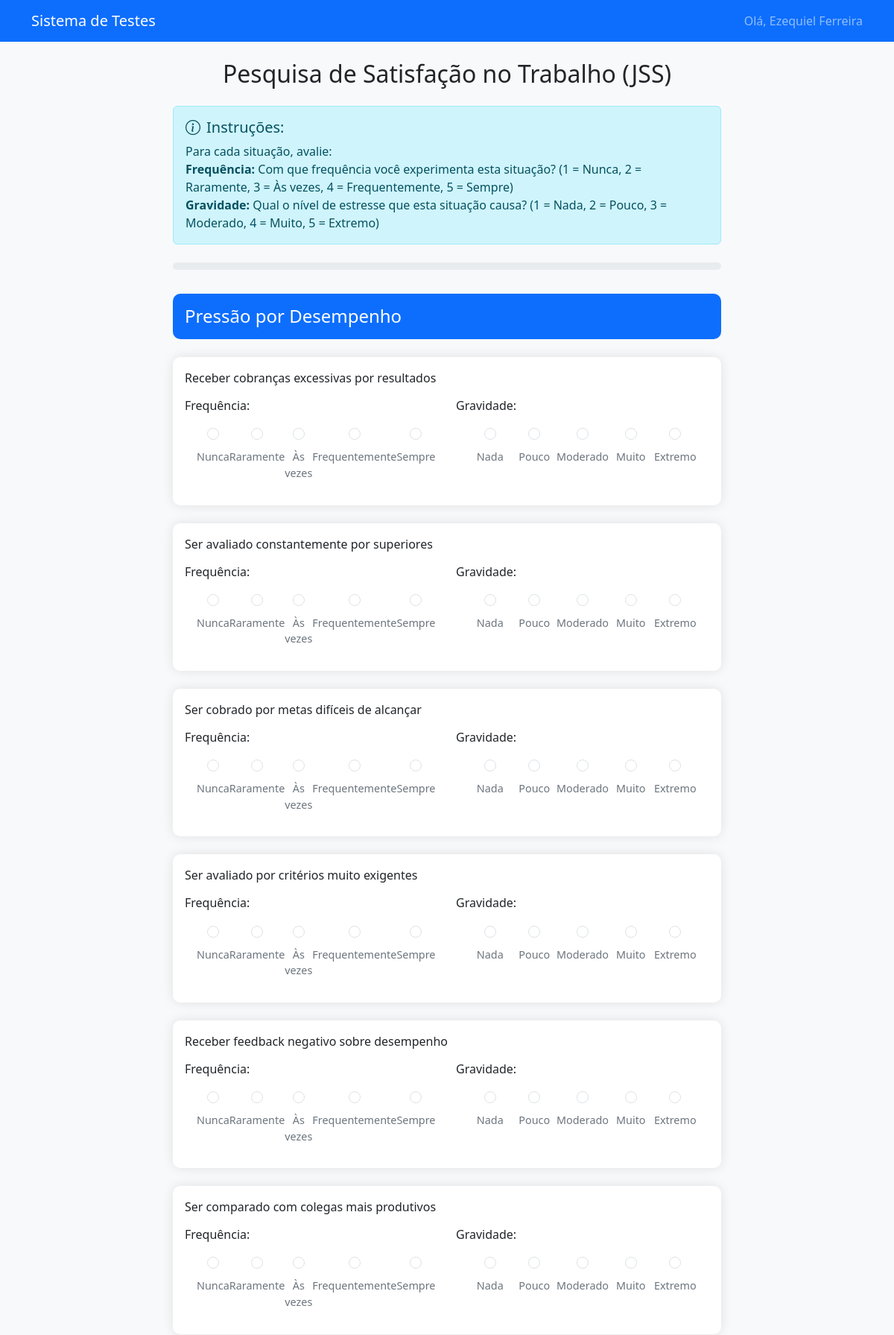
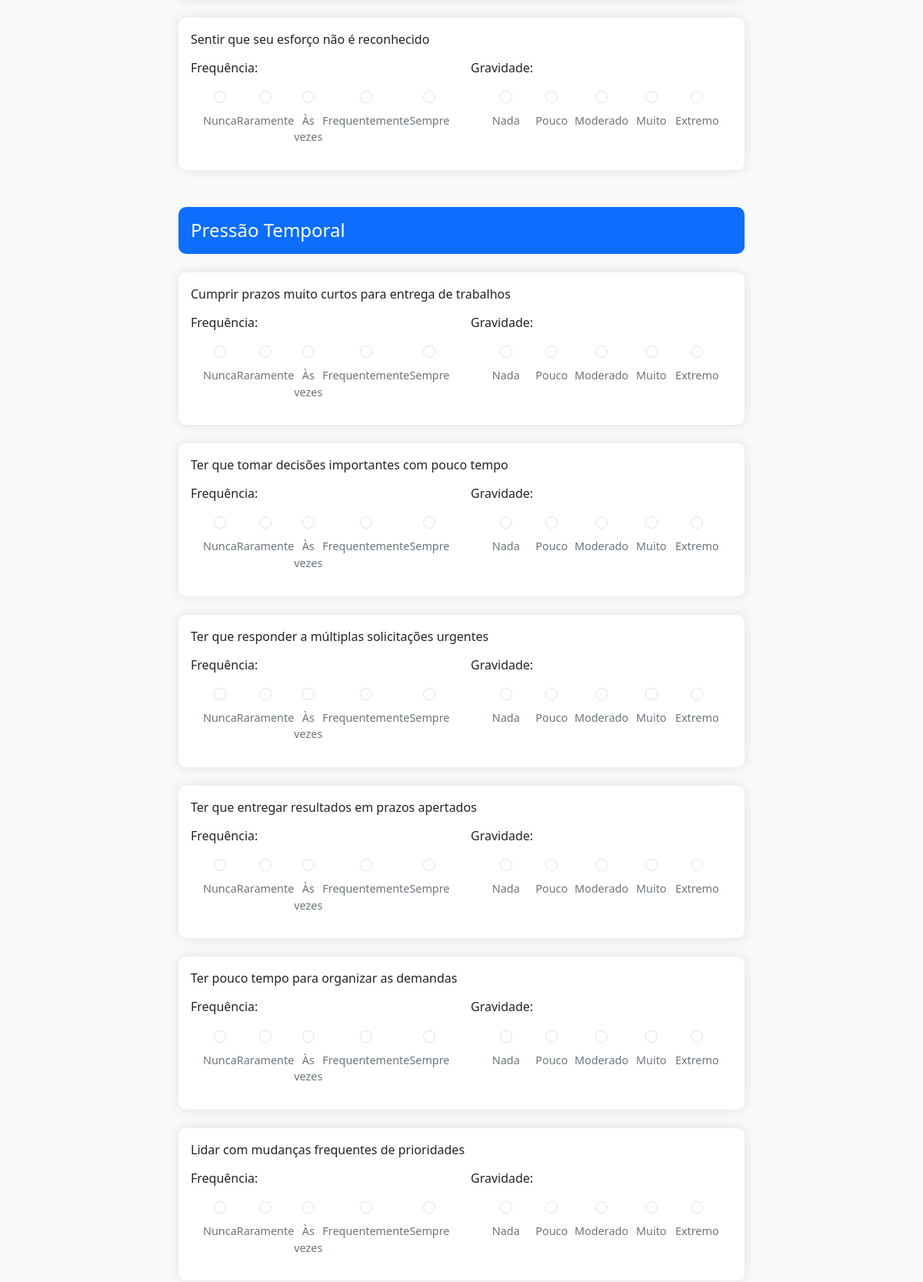
The page /tests/jss.php?id=60 (signed in, upper part) on the database its author committed (2 pictures, top to bottom).
### tables this page shows
CREATE TABLE `candidates` (
  `id` int(11) NOT NULL,
  `name` varchar(255) NOT NULL,
  `email` varchar(255) NOT NULL,
  `password` varchar(255) DEFAULT NULL,
  `cargo` varchar(255) DEFAULT NULL,
  `selector_id` int(11) NOT NULL,
  `created_at` timestamp NOT NULL DEFAULT CURRENT_TIMESTAMP
);

CREATE TABLE `jss_questions` (
  `id` int(11) NOT NULL,
  `question_text` text NOT NULL,
  `category` varchar(100) NOT NULL,
  `created_at` timestamp NOT NULL DEFAULT CURRENT_TIMESTAMP
);

### tests/jss.php (the view, shortened to what this page needs)
<?php
$auth = new Auth();
$auth->requireRole('candidate');
$db = getDbConnection();
$stmt = $db->prepare("
    SELECT c.*, u.name as selector_name
    FROM candidates c
    LEFT JOIN users u ON c.selector_id = u.id
    WHERE c.id = ?
");
$stmt->execute([$auth->getCurrentUserId()]);
$candidate = $stmt->fetch(PDO::FETCH_ASSOC);
$stmt = $db->prepare("SELECT * FROM jss_questions ORDER BY category, id");
$stmt->execute();
$questions = $stmt->fetchAll(PDO::FETCH_ASSOC);
$questionsByCategory = [];
foreach ($questions as $question) {
    $questionsByCategory[$question['category']][] = $question;
}
?>
<!DOCTYPE html>
<html lang="pt-BR">
<head>
    <link href="https://cdn.jsdelivr.net/npm/bootstrap@5.3.0/dist/css/bootstrap.min.css" rel="stylesheet">
    <link href="https://cdn.jsdelivr.net/npm/bootstrap-icons@1.7.2/font/bootstrap-icons.css" rel="stylesheet">
</head>
<body>
    <nav class="navbar navbar-expand-lg navbar-dark bg-primary">
        <div class="container">
            <a class="navbar-brand" href="../candidate_panel.php">Sistema de Testes</a>
            <span class="navbar-text">
                Olá, <?php echo htmlspecialchars($candidate['name']); ?>
            </span>
        </div>
    </nav>
    <div class="container my-4">
        <div class="row justify-content-center">
            <div class="col-lg-8">
                <h2 class="text-center mb-4">Pesquisa de Satisfação no Trabalho (JSS)</h2>
                <div class="alert alert-info mb-4">
                    <h5><i class="bi bi-info-circle me-2"></i>Instruções:</h5>
                    <p class="mb-0">
                        Para cada situação, avalie:
                        <br><strong>Frequência:</strong> Com que frequência você experimenta esta situação? (1 = Nunca, 2 = Raramente, 3 = Às vezes, 4 = Frequentemente, 5 = Sempre)
                        <br><strong>Gravidade:</strong> Qual o nível de estresse que esta situação causa? (1 = Nada, 2 = Pouco, 3 = Moderado, 4 = Muito, 5 = Extremo)
                    </p>
                </div>
                <form method="post" id="jssForm">
                    <div class="progress">
                    </div>
                    <?php foreach ($questionsByCategory as $category => $categoryQuestions): ?>
                        <div class="category-section">
                            <div class="category-header">
                                <h4 class="mb-0"><?php echo htmlspecialchars($category); ?></h4>
                            </div>
                            <?php foreach ($categoryQuestions as $question): ?>
                                <div class="card question-card">
                                    <div class="card-body">
                                        <p class="card-text"><?php echo htmlspecialchars($question['question_text']); ?></p>
                                        <div class="row">
                                            <div class="col-md-6">
                                                <h6 class="mb-3">Frequência:</h6>
                                                <div class="likert-scale">
                                                    <?php for ($i = 1; $i <= 5; $i++): ?>
                                                        <div class="likert-option">
                                                            <input type="radio"
                                                                   name="answers[<?php echo $question['id']; ?>][frequency]"
                                                                   value="<?php echo $i; ?>"
                                                                   id="q<?php echo $question['id']; ?>_freq_<?php echo $i; ?>"
                                                                   class="form-check-input"
                                                                   required>
                                                            <label class="likert-label" for="q<?php echo $question['id']; ?>_freq_<?php echo $i; ?>">
                                                                <?php
                                                                switch ($i) {
                                                                    case 1: echo "Nunca"; break;
                                                                    case 2: echo "Raramente"; break;
                                                                    case 3: echo "Às vezes"; break;
                                                                    case 4: echo "Frequentemente"; break;
                                                                    case 5: echo "Sempre"; break;
                                                                }
                                                                ?>
                                                            </label>
                                                        </div>
                                                    <?php endfor; ?>
                                                </div>
                                            </div>
                                            <div class="col-md-6">
                                                <h6 class="mb-3">Gravidade:</h6>
                                                <div class="likert-scale">
                                                    <?php for ($i = 1; $i <= 5; $i++): ?>
                                                        <div class="likert-option">
                                                            <input type="radio"
                                                                   name="answers[<?php echo $question['id']; ?>][severity]"
                                                                   value="<?php echo $i; ?>"
                                                                   id="q<?php echo $question['id']; ?>_sev_<?php echo $i; ?>"
                                                                   class="form-check-input"
                                                                   required>
                                                            <label class="likert-label" for="q<?php echo $question['id']; ?>_sev_<?php echo $i; ?>">
                                                                <?php
                                                                switch ($i) {
                                                                    case 1: echo "Nada"; break;
                                                                    case 2: echo "Pouco"; break;
                                                                    case 3: echo "Moderado"; break;
                                                                    case 4: echo "Muito"; break;
                                                                    case 5: echo "Extremo"; break;
                                                                }
                                                                ?>
                                                            </label>
                                                        </div>
                                                    <?php endfor; ?>
                                                </div>
                                            </div>
                                        </div>
                                    </div>
                                </div>
                            <?php endforeach; ?>
                        </div>
                    <?php endforeach; ?>
                </form>
            </div>
        </div>
    </div>
</body>
</html>

### tests/jss.php (style rules this page uses)
body { background-color: #f8f9fa; }
.category-section { margin-bottom: 3rem; }
.category-header { background-color: #0d6efd; color: white; padding: 1rem; border-radius: 10px; margin-bottom: 1.5rem; }
.question-card { margin-bottom: 1.5rem; border: none; border-radius: 10px; box-shadow: 0 0 15px rgba(0,0,0,0.1); }
.likert-scale { display: flex; justify-content: space-between; margin: 1rem 0; padding: 0 1rem; }
.likert-option { text-align: center; flex: 1; }
.likert-label { display: block; margin-top: 0.5rem; font-size: 0.9rem; color: #6c757d; }
.progress { height: 10px; margin-bottom: 2rem; }

### rows shown on the page
candidates: name "Ezequiel Ferreira"
jss_questions: question_text "Receber cobranças excessivas por resultados"
jss_questions: question_text "Ser avaliado constantemente por superiores"
jss_questions: question_text "Ser cobrado por metas difíceis de alcançar"
jss_questions: question_text "Ser avaliado por critérios muito exigentes"
jss_questions: question_text "Receber feedback negativo sobre desempenho"
jss_questions: question_text "Ser comparado com colegas mais produtivos"
jss_questions: question_text "Sentir que seu esforço não é reconhecido"
jss_questions: question_text "Cumprir prazos muito curtos para entrega de trabalhos"
jss_questions: question_text "Ter que tomar decisões importantes com pouco tempo"
jss_questions: question_text "Ter que responder a múltiplas solicitações urgentes"
jss_questions: question_text "Ter que entregar resultados em prazos apertados"
jss_questions: question_text "Ter pouco tempo para organizar as demandas"
jss_questions: question_text "Lidar com mudanças frequentes de prioridades"

### other values the page prints
$category "Pressão por Desempenho"
$category "Pressão Temporal"
